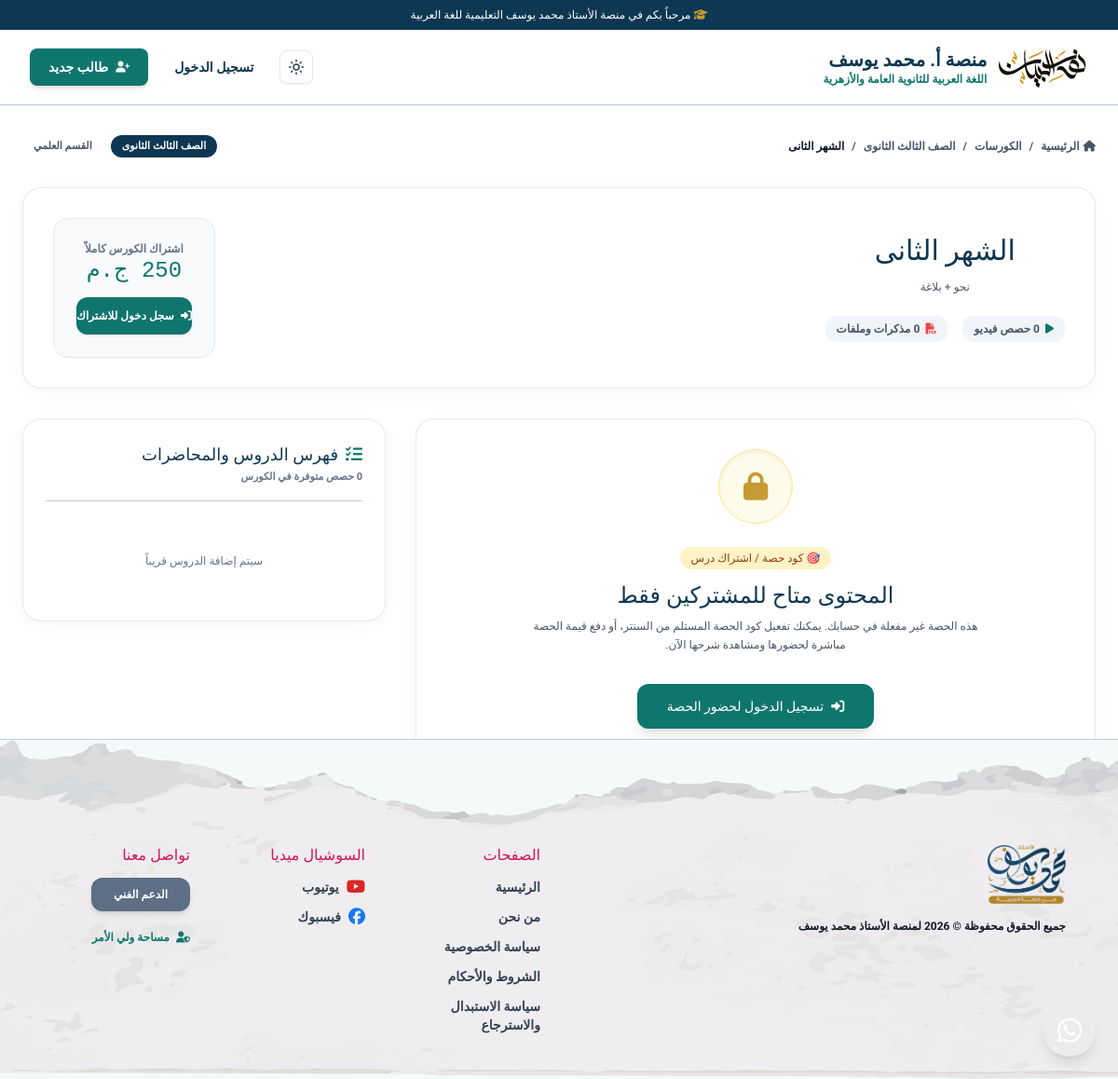
The app's page /course.php?id=XY3ij with its own data.
### tables this page shows
CREATE TABLE `Course` (
  `id` varchar(50) NOT NULL,
  `title` varchar(255) NOT NULL,
  `description` text DEFAULT NULL,
  `price` double NOT NULL DEFAULT 0,
  `thumbnail` text DEFAULT NULL,
  `sectionId` varchar(50) DEFAULT NULL,
  `order` int(11) DEFAULT 0,
  `published` tinyint(1) DEFAULT 1,
  `featured` tinyint(1) DEFAULT 0,
  `specialization` enum('ADABI','ELMI') DEFAULT NULL,
  `createdAt` datetime DEFAULT current_timestamp(),
  `updatedAt` datetime DEFAULT current_timestamp() ON UPDATE current_timestamp(),
  PRIMARY KEY (`id`),
  KEY `sectionId` (`sectionId`),
  CONSTRAINT `Course_ibfk_1` FOREIGN KEY (`sectionId`) REFERENCES `Section` (`id`) ON DELETE SET NULL
);

CREATE TABLE `Year` (
  `id` varchar(50) NOT NULL,
  `name` varchar(255) NOT NULL,
  `image` text DEFAULT NULL,
  `order` int(11) DEFAULT 0,
  `hasSpecializations` tinyint(1) DEFAULT 0,
  `createdAt` datetime DEFAULT current_timestamp(),
  `updatedAt` datetime DEFAULT current_timestamp() ON UPDATE current_timestamp(),
  `nahwLink` text DEFAULT NULL,
  `sarfLink` text DEFAULT NULL,
  `balaghaLink` text DEFAULT NULL,
  `adabLink` text DEFAULT NULL,
  PRIMARY KEY (`id`)
);

### course.php (the view, shortened to what the rows shown need)
<?php
require_once __DIR__ . '/config/helpers.php';
$db = getDB();
$courseId = trim($_GET['id'] ?? '');
$user = getCurrentUser();
$isAdmin = $user && in_array($user['role'], ['ADMIN', 'SUPERADMIN']);
$stmt = $db->prepare("
    SELECT c.*, s.title as sectionTitle, y.name as yearName, y.id as yearId
    FROM Course c
    LEFT JOIN Section s ON c.sectionId = s.id
    LEFT JOIN Year y ON s.yearId = y.id
    WHERE c.id = ?
");
$stmt->execute([$courseId]);
$course = $stmt->fetch();
$isFullCourseEnrolled = false;
$isFullCourseAccess = $isFullCourseEnrolled || $isAdmin;
$enrolledCollectionIds = [];
$allVideos = [];
$activeVideo = null;
$activeVideoIndex = -1;
$activeCollection = null;
$canAccessActiveVideo = $isFullCourseAccess || ($activeVideo && in_array($activeVideo['collectionId'], $enrolledCollectionIds));
$prevVideo = ($activeVideoIndex > 0) ? $allVideos[$activeVideoIndex - 1] : null;
$nextVideo = ($activeVideoIndex >= 0 && $activeVideoIndex < count($allVideos) - 1) ? $allVideos[$activeVideoIndex + 1] : null;
$videoSource = ($activeVideo) ? parseVideoSource($activeVideo['link'], $activeVideo['id']) : null;
$encryptedVideoPayload = ($videoSource) ? obfuscateVideoPayload($videoSource) : '';
require_once __DIR__ . '/includes/header.php';
?>
<div class="course-page-wrapper">
    <div class="course-container space-y-8">
        <div class="flex flex-wrap items-center justify-between gap-4 text-xs font-bold text-slate-500 dark:text-slate-400">
            <div class="flex items-center gap-2">
                <a href="/index.php" class="hover:text-primary transition flex items-center gap-1">
                    <i class="fa-solid fa-house"></i>
                    <span>الرئيسية</span>
                </a>
                <span>/</span>
                <a href="/courses.php" class="hover:text-primary transition">الكورسات</a>
                <?php if (!empty($course['yearName'])): ?>
                    <span>/</span>
                    <a href="/year.php?id=<?= urlencode($course['yearId']) ?>" class="hover:text-primary transition">
                        <?= htmlspecialchars($course['yearName']) ?>
                    </a>
                <?php endif; ?>
                <span>/</span>
                <span class="text-slate-900 dark:text-white font-extrabold line-clamp-1"><?= htmlspecialchars($course['title']) ?></span>
            </div>
            <div class="flex items-center gap-2">
                <span class="px-3 py-1 bg-navy-custom text-white text-[11px] font-black rounded-full">
                    <?= htmlspecialchars($course['yearName'] ?? 'ثانوية عامة') ?>
                </span>
                <?php if (!empty($course['specialization'])): ?>
                    <span class="px-3 py-1 bg-teal-100 text-teal-800 dark:bg-teal-900/40 dark:text-teal-300 text-[11px] font-black rounded-full">
                        <?= $course['specialization'] === 'ELMI' ? 'القسم العلمي' : 'القسم الأدبي' ?>
                    </span>
                <?php endif; ?>
            </div>
        </div>
        <div class="course-card p-6 md:p-8 flex flex-col md:flex-row items-center justify-between gap-6">
            <div class="space-y-3 text-center md:text-right w-full md:w-auto">
                <h1 class="text-2xl md:text-3xl font-black text-[#0d3753] dark:text-white">
                    <?= htmlspecialchars($course['title']) ?>
                </h1>
                <?php if (!empty($course['description'])): ?>
                    <p class="text-xs md:text-sm text-slate-500 dark:text-slate-300 max-w-3xl leading-relaxed">
                        <?= nl2br(htmlspecialchars($course['description'])) ?>
                    </p>
                <?php endif; ?>
                <div class="flex flex-wrap items-center justify-center md:justify-start gap-4 pt-2 text-xs font-bold text-slate-500 dark:text-slate-400">
                    <span class="flex items-center gap-1.5 bg-slate-100 dark:bg-slate-800/80 px-3 py-1.5 rounded-xl">
                    </span>
                    <span class="flex items-center gap-1.5 bg-slate-100 dark:bg-slate-800/80 px-3 py-1.5 rounded-xl">
                    </span>
                </div>
            </div>
            <?php if (!$isFullCourseAccess): ?>
                <div class="text-center bg-slate-50 dark:bg-slate-800/90 border border-slate-200 dark:border-slate-700/80 p-6 rounded-2xl w-full md:w-auto min-w-[260px] space-y-3 shrink-0">
                    <div>
                        <span class="text-xs text-slate-400 block font-bold">اشتراك الكورس كاملاً</span>
                        <span class="text-2xl font-black text-primary block font-mono">
                            <?= number_format($course['price'], 0) ?> ج.م
                        </span>
                    </div>
                    <?php if ($user): ?>
                        <div class="space-y-2">
                            <a href="/purchase.php?id=<?= urlencode($courseId) ?>" class="block w-full py-2.5 bg-primary hover:bg-teal-700 text-white font-black text-xs rounded-xl shadow-md transition">
                                <i class="fa-solid fa-cart-shopping ml-1"></i> اشترك في الكورس كاملاً
                            </a>
                            <button onclick="openActivationModal()" class="w-full py-2.5 bg-gold-custom hover:bg-yellow-500 text-navy-custom font-black text-xs rounded-xl shadow transition">
                                <i class="fa-solid fa-key ml-1"></i> تفعيل كود (كورس أو حصة)
                            </button>
                        </div>
                    <?php else: ?>
                        <a href="/login.php?redirect=<?= urlencode($_SERVER['REQUEST_URI']) ?>" class="block w-full py-3 bg-primary hover:bg-teal-700 text-white font-bold text-xs rounded-xl shadow transition">
                            <i class="fa-solid fa-right-to-bracket ml-1"></i> سجل دخول للاشتراك
                        </a>
                    <?php endif; ?>
                </div>
            <?php endif; ?>
        </div>
        <div class="course-layout-grid">
            <div class="space-y-6">
                <?php if ($canAccessActiveVideo && $activeVideo && $videoSource): ?>
                    <div id="secure-player-wrapper" class="player-cinema-box select-none" oncontextmenu="return false;">
                        <div class="watermark-tiled-grid">
                            <div class="flex justify-between">
                                <span><?= htmlspecialchars(!empty($user['email']) ? $user['email'] : ($user['phone'] . '@student')) ?> • <?= htmlspecialchars($user['fullName']) ?></span>
                                <span><?= htmlspecialchars($user['phone']) ?> • ID:#<?= htmlspecialchars($user['attendanceID'] ?? $user['id']) ?></span>
                            </div>
                            <div class="flex justify-between">
                                <span><?= htmlspecialchars($user['phone']) ?> • ID:#<?= htmlspecialchars($user['attendanceID'] ?? $user['id']) ?></span>
                                <span><?= htmlspecialchars(!empty($user['email']) ? $user['email'] : ($user['phone'] . '@student')) ?> • <?= htmlspecialchars($user['fullName']) ?></span>
                            </div>
                        </div>
                        <div id="dynamic-watermark" class="floating-watermark-badge">
                            <div class="floating-watermark-inner">
                                <i class="fa-solid fa-shield-halved text-amber-400 text-xs"></i>
                                <span><?= htmlspecialchars(!empty($user['email']) ? $user['email'] : ($user['phone'] . '@student')) ?></span>
                                <span>•</span>
                                <span><?= htmlspecialchars($user['fullName'] ?: ($user['firstName'] . ' ' . $user['lastName'])) ?></span>
                                <span>•</span>
                                <span dir="ltr"><?= htmlspecialchars($user['phone']) ?></span>
                                <span>•</span>
                                <span>#<?= htmlspecialchars($user['attendanceID'] ?? $user['id']) ?></span>
                            </div>
                        </div>
                        <div id="player-mount-point" class="w-full h-full" data-player="<?= htmlspecialchars($encryptedVideoPayload) ?>">
                            <?php if ($videoSource['type'] === 'youtube'): ?>
                                <iframe id="video-frame" src="<?= htmlspecialchars($videoSource['embedUrl']) ?>" allow="accelerometer; autoplay; clipboard-write; encrypted-media; gyroscope; picture-in-picture; web-share" allowfullscreen class="w-full h-full border-0 block bg-black"></iframe>
                            <?php elseif ($videoSource['type'] === 'dailymotion'): ?>
                                <iframe id="video-frame" src="<?= htmlspecialchars($videoSource['embedUrl']) ?>" allow="autoplay; fullscreen; picture-in-picture" allowfullscreen class="w-full h-full border-0 block bg-black"></iframe>
                            <?php elseif ($videoSource['type'] === 'mp4'): ?>
                                <video id="direct-video-player" controls controlsList="nodownload" class="w-full h-full object-contain bg-black">
                                    <source src="<?= htmlspecialchars($videoSource['url']) ?>" type="video/mp4">
                                </video>
                            <?php endif; ?>
                        </div>
                    </div>
                    <div class="course-card p-6 space-y-4">
                        <div class="flex flex-col sm:flex-row sm:items-center justify-between gap-4 border-b border-slate-100 dark:border-slate-800 pb-4">
                            <div>
                                <div class="flex items-center gap-2 mb-1.5">
                                    <span class="px-2.5 py-0.5 bg-teal-100 text-teal-800 dark:bg-teal-900/40 dark:text-teal-300 text-[10px] font-black rounded-md">
                                        الحصة الحالية
                                    </span>
                                    <?php if ($activeCollection): ?>
                                        <span class="text-xs text-slate-400 font-bold">
                                            <?= htmlspecialchars($activeCollection['title']) ?>
                                        </span>
                                    <?php endif; ?>
                                </div>
                                <h2 class="text-xl md:text-2xl font-black text-[#0d3753] dark:text-white">
                                    <?= htmlspecialchars($activeVideo['title']) ?>
                                </h2>
                            </div>
                            <div class="flex items-center gap-2 shrink-0">
                                <?php if ($prevVideo): ?>
                                    <a href="/course.php?id=<?= urlencode($courseId) ?>&v=<?= urlencode($prevVideo['id']) ?>"
                                       class="px-3.5 py-2 rounded-xl border border-slate-200 dark:border-slate-700 bg-white dark:bg-slate-800 text-slate-700 dark:text-slate-200 text-xs font-bold hover:border-primary transition flex items-center gap-1.5 shadow-sm"
                                       title="الحصة السابقة: <?= htmlspecialchars($prevVideo['title']) ?>">
                                        <i class="fa-solid fa-arrow-right text-[10px]"></i>
                                        <span>السابق</span>
                                    </a>
                                <?php endif; ?>
                                <?php if ($nextVideo): ?>
                                    <a href="/course.php?id=<?= urlencode($courseId) ?>&v=<?= urlencode($nextVideo['id']) ?>"
                                       class="px-4 py-2 rounded-xl bg-primary hover:bg-teal-700 text-white text-xs font-bold transition flex items-center gap-1.5 shadow-sm"
                                       title="الحصة التالية: <?= htmlspecialchars($nextVideo['title']) ?>">
                                        <span>التالي</span>
                                        <i class="fa-solid fa-arrow-left text-[10px]"></i>
                                    </a>
                                <?php endif; ?>
                            </div>
                        </div>
                        <?php if (!empty($activeVideo['description'])): ?>
                            <div class="text-xs md:text-sm text-slate-600 dark:text-slate-300 leading-relaxed whitespace-pre-wrap">
                                <?= htmlspecialchars($activeVideo['description']) ?>
                            </div>
                        <?php endif; ?>
                        <?php if ($activeCollection && !empty($activeCollection['files'])): ?>
                            <div class="pt-2">
                                <h4 class="text-xs font-black text-slate-800 dark:text-slate-200 mb-2.5 flex items-center gap-1.5">
                                    <i class="fa-solid fa-paperclip text-primary"></i> المذكرات والملفات المرفقة مع هذا الدرس:
                                </h4>
                                <div class="grid grid-cols-1 sm:grid-cols-2 gap-3">
                                    <?php foreach ($activeCollection['files'] as $f): ?>
                                        <a href="<?= htmlspecialchars($f['link']) ?>" target="_blank" download class="p-3 rounded-xl border border-slate-200 dark:border-slate-700/80 bg-slate-50 dark:bg-slate-800/60 hover:border-primary transition flex items-center justify-between text-xs group">
                                            <div class="flex items-center gap-2.5 min-w-0">
                                                <div class="w-8 h-8 rounded-lg bg-red-100 dark:bg-red-900/30 text-red-600 flex items-center justify-center shrink-0">
                                                    <i class="fa-solid fa-file-pdf"></i>
                                                </div>
                                                <span class="font-bold text-slate-800 dark:text-slate-200 truncate group-hover:text-primary transition">
                                                    <?= htmlspecialchars($f['title']) ?>
                                                </span>
                                            </div>
                                            <span class="text-[11px] text-primary font-bold flex items-center gap-1 shrink-0">
                                                <i class="fa-solid fa-download"></i> تحميل
                                            </span>
                                        </a>
                                    <?php endforeach; ?>
                                </div>
                            </div>
                        <?php endif; ?>
                    </div>
                <?php elseif (!$canAccessActiveVideo): ?>
                    <div class="course-card p-8 md:p-14 text-center space-y-6">
                        <div class="space-y-2 max-w-lg mx-auto">
                            <h2 class="text-xl md:text-2xl font-black text-[#0d3753] dark:text-white">
                                <?= $activeCollection ? 'حصة: ' . htmlspecialchars($activeCollection['title']) : 'المحتوى متاح للمشتركين فقط' ?>
                            </h2>
                        </div>
                    </div>
                <?php endif; ?>
            </div>
        </div>
    </div>
</div>
<?php require_once __DIR__ . '/includes/footer.php'; ?>

### records on screen
course: year.name "الصف الثالث الثانوى", title "الشهر الثانى", description "نحو + بلاغة", price "250"

### other values on screen
$totalVideosCount "0"
